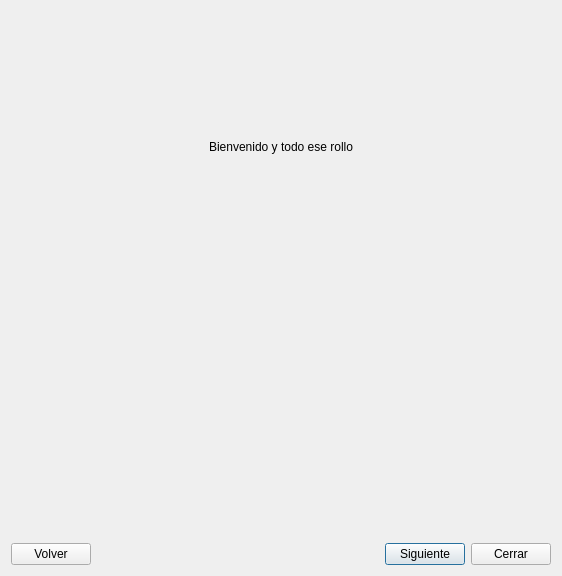
<?xml version="1.0" encoding="UTF-8"?>
<ui version="4.0">
 <class>importDialog</class>
 <widget class="QDialog" name="importDialog">
  <property name="geometry">
   <rect>
    <x>0</x>
    <y>0</y>
    <width>562</width>
    <height>576</height>
   </rect>
  </property>
  <property name="windowTitle">
   <string>importDialog</string>
  </property>
  <layout class="QVBoxLayout" name="verticalLayout_4">
   <item>
    <widget class="QStackedWidget" name="stackedWidget">
     <property name="currentIndex">
      <number>0</number>
     </property>
     <widget class="QWidget" name="page">
      <layout class="QVBoxLayout" name="verticalLayout">
       <item>
        <widget class="QLabel" name="label_4">
         <property name="text">
          <string>Bienvenido y todo ese rollo</string>
         </property>
         <property name="alignment">
          <set>Qt::AlignCenter</set>
         </property>
        </widget>
       </item>
       <item>
        <widget class="QLabel" name="label_18">
         <property name="text">
          <string/>
         </property>
         <property name="pixmap">
          <pixmap>../../logoMaya2.fw.png</pixmap>
         </property>
        </widget>
       </item>
      </layout>
     </widget>
     <widget class="QWidget" name="page_4">
      <layout class="QGridLayout" name="gridLayout_4">
       <item row="3" column="0" colspan="2">
        <widget class="QLineEdit" name="txtRutaConta"/>
       </item>
       <item row="1" column="2">
        <widget class="QToolButton" name="btnSearchBD">
         <property name="sizePolicy">
          <sizepolicy hsizetype="Preferred" vsizetype="Preferred">
           <horstretch>0</horstretch>
           <verstretch>0</verstretch>
          </sizepolicy>
         </property>
         <property name="maximumSize">
          <size>
           <width>30</width>
           <height>16777215</height>
          </size>
         </property>
         <property name="text">
          <string>...</string>
         </property>
         <property name="arrowType">
          <enum>Qt::NoArrow</enum>
         </property>
        </widget>
       </item>
       <item row="1" column="0" colspan="2">
        <widget class="QLineEdit" name="txtRutaBD">
         <property name="text">
          <string/>
         </property>
        </widget>
       </item>
       <item row="0" column="0" colspan="3">
        <widget class="QLabel" name="label_6">
         <property name="text">
          <string>Indique la ruta de acceso a la base de datos de FacturaPlus (carpeta GES2012)</string>
         </property>
        </widget>
       </item>
       <item row="5" column="0" colspan="3">
        <widget class="QListView" name="listViewFP"/>
       </item>
       <item row="4" column="1" colspan="2">
        <spacer name="horizontalSpacer_2">
         <property name="orientation">
          <enum>Qt::Horizontal</enum>
         </property>
         <property name="sizeHint" stdset="0">
          <size>
           <width>258</width>
           <height>20</height>
          </size>
         </property>
        </spacer>
       </item>
       <item row="4" column="0">
        <widget class="QPushButton" name="btnConectFP">
         <property name="maximumSize">
          <size>
           <width>100</width>
           <height>16777215</height>
          </size>
         </property>
         <property name="text">
          <string>Conectar</string>
         </property>
        </widget>
       </item>
       <item row="3" column="2">
        <widget class="QToolButton" name="btnSearchBDConta">
         <property name="sizePolicy">
          <sizepolicy hsizetype="Preferred" vsizetype="Preferred">
           <horstretch>0</horstretch>
           <verstretch>0</verstretch>
          </sizepolicy>
         </property>
         <property name="maximumSize">
          <size>
           <width>30</width>
           <height>16777215</height>
          </size>
         </property>
         <property name="text">
          <string>...</string>
         </property>
         <property name="arrowType">
          <enum>Qt::NoArrow</enum>
         </property>
        </widget>
       </item>
       <item row="2" column="0" colspan="3">
        <widget class="QLabel" name="label_21">
         <property name="text">
          <string>Indique la ruta de acceso a la base de datos de la empresa de contabilidad (carpeta EMPxx)</string>
         </property>
        </widget>
       </item>
      </layout>
     </widget>
     <widget class="QWidget" name="page_2">
      <layout class="QGridLayout" name="gridLayout_3">
       <item row="0" column="0" colspan="2">
        <widget class="QLabel" name="label_5">
         <property name="text">
          <string>Introducca los datos de conexion con la base de dato de Maya</string>
         </property>
        </widget>
       </item>
       <item row="1" column="0">
        <widget class="QLabel" name="label">
         <property name="text">
          <string>Host</string>
         </property>
        </widget>
       </item>
       <item row="1" column="1">
        <widget class="QLineEdit" name="txtHost">
         <property name="text">
          <string/>
         </property>
        </widget>
       </item>
       <item row="2" column="0">
        <widget class="QLabel" name="label_2">
         <property name="text">
          <string>Usuario</string>
         </property>
        </widget>
       </item>
       <item row="2" column="1">
        <widget class="QLineEdit" name="txtUser">
         <property name="text">
          <string/>
         </property>
        </widget>
       </item>
       <item row="3" column="0">
        <widget class="QLabel" name="label_3">
         <property name="text">
          <string>Password</string>
         </property>
        </widget>
       </item>
       <item row="3" column="1">
        <widget class="QLineEdit" name="txtPass">
         <property name="text">
          <string/>
         </property>
         <property name="echoMode">
          <enum>QLineEdit::PasswordEchoOnEdit</enum>
         </property>
        </widget>
       </item>
       <item row="4" column="0">
        <widget class="QPushButton" name="btnConectar">
         <property name="enabled">
          <bool>false</bool>
         </property>
         <property name="text">
          <string>Conectar</string>
         </property>
        </widget>
       </item>
       <item row="5" column="1">
        <spacer name="verticalSpacer_2">
         <property name="orientation">
          <enum>Qt::Vertical</enum>
         </property>
         <property name="sizeHint" stdset="0">
          <size>
           <width>20</width>
           <height>329</height>
          </size>
         </property>
        </spacer>
       </item>
      </layout>
     </widget>
     <widget class="QWidget" name="page_3">
      <layout class="QVBoxLayout" name="verticalLayout_3">
       <item>
        <widget class="QLabel" name="label_7">
         <property name="text">
          <string>Seleccione el grupo de destino o creee uno nuevo (recomendado)</string>
         </property>
        </widget>
       </item>
       <item>
        <widget class="QRadioButton" name="radioButton">
         <property name="text">
          <string>Grupo existente:</string>
         </property>
        </widget>
       </item>
       <item>
        <widget class="QFrame" name="frameExis">
         <property name="enabled">
          <bool>false</bool>
         </property>
         <property name="frameShape">
          <enum>QFrame::StyledPanel</enum>
         </property>
         <property name="frameShadow">
          <enum>QFrame::Raised</enum>
         </property>
         <layout class="QVBoxLayout" name="verticalLayout_2">
          <property name="margin">
           <number>0</number>
          </property>
          <item>
           <widget class="QListView" name="listView"/>
          </item>
         </layout>
        </widget>
       </item>
       <item>
        <widget class="QRadioButton" name="radioButton_2">
         <property name="text">
          <string>Crear nuevo grupo (recomendado)</string>
         </property>
         <property name="checked">
          <bool>true</bool>
         </property>
        </widget>
       </item>
       <item>
        <widget class="QFrame" name="frameNew">
         <property name="frameShape">
          <enum>QFrame::StyledPanel</enum>
         </property>
         <property name="frameShadow">
          <enum>QFrame::Raised</enum>
         </property>
         <layout class="QFormLayout" name="formLayout">
          <property name="fieldGrowthPolicy">
           <enum>QFormLayout::AllNonFixedFieldsGrow</enum>
          </property>
          <property name="margin">
           <number>0</number>
          </property>
          <item row="0" column="0">
           <widget class="QLabel" name="label_8">
            <property name="text">
             <string>Nombre del grupo</string>
            </property>
           </widget>
          </item>
          <item row="0" column="1">
           <widget class="QLineEdit" name="txtNewGName">
            <property name="text">
             <string/>
            </property>
           </widget>
          </item>
          <item row="1" column="0">
           <widget class="QLabel" name="label_9">
            <property name="text">
             <string>Host</string>
            </property>
           </widget>
          </item>
          <item row="1" column="1">
           <widget class="QLineEdit" name="txtNewGHost"/>
          </item>
          <item row="2" column="0">
           <widget class="QLabel" name="label_10">
            <property name="text">
             <string>Usuario</string>
            </property>
           </widget>
          </item>
          <item row="2" column="1">
           <widget class="QLineEdit" name="txtNewGUser"/>
          </item>
          <item row="3" column="0">
           <widget class="QLabel" name="label_11">
            <property name="text">
             <string>Password</string>
            </property>
           </widget>
          </item>
          <item row="3" column="1">
           <widget class="QLineEdit" name="txtNewGPass"/>
          </item>
          <item row="4" column="0">
           <widget class="QLabel" name="label_12">
            <property name="text">
             <string>Puerto</string>
            </property>
           </widget>
          </item>
          <item row="4" column="1">
           <widget class="QLineEdit" name="txtNewGPort"/>
          </item>
          <item row="5" column="1">
           <widget class="QPushButton" name="btnTestNewGroup">
            <property name="maximumSize">
             <size>
              <width>100</width>
              <height>16777215</height>
             </size>
            </property>
            <property name="text">
             <string>Probar conexion</string>
            </property>
           </widget>
          </item>
         </layout>
        </widget>
       </item>
      </layout>
     </widget>
     <widget class="QWidget" name="page_6">
      <layout class="QVBoxLayout" name="verticalLayout_6">
       <item>
        <widget class="QLabel" name="label_13">
         <property name="text">
          <string>Seleccione las relaciones correctas</string>
         </property>
        </widget>
       </item>
       <item>
        <widget class="QLabel" name="label_19">
         <property name="text">
          <string>Divisas</string>
         </property>
        </widget>
       </item>
       <item>
        <widget class="QScrollArea" name="scrollArea">
         <property name="widgetResizable">
          <bool>true</bool>
         </property>
         <widget class="QWidget" name="scrollAreaWidgetContents">
          <property name="geometry">
           <rect>
            <x>0</x>
            <y>0</y>
            <width>63</width>
            <height>16</height>
           </rect>
          </property>
         </widget>
        </widget>
       </item>
      </layout>
     </widget>
     <widget class="QWidget" name="page_7">
      <layout class="QVBoxLayout" name="verticalLayout_7">
       <item>
        <widget class="QLabel" name="label_14">
         <property name="text">
          <string>Seleccione las relaciones correctas</string>
         </property>
        </widget>
       </item>
       <item>
        <widget class="QLabel" name="label_22">
         <property name="text">
          <string>Iva</string>
         </property>
        </widget>
       </item>
       <item>
        <widget class="QScrollArea" name="scrollIva">
         <property name="widgetResizable">
          <bool>true</bool>
         </property>
         <widget class="QWidget" name="scrollAreaWidgetContents_2">
          <property name="geometry">
           <rect>
            <x>0</x>
            <y>0</y>
            <width>63</width>
            <height>16</height>
           </rect>
          </property>
         </widget>
        </widget>
       </item>
      </layout>
     </widget>
     <widget class="QWidget" name="page_8">
      <layout class="QVBoxLayout" name="verticalLayout_8">
       <item>
        <widget class="QLabel" name="label_15">
         <property name="text">
          <string>Seleccione las relaciones correctas</string>
         </property>
        </widget>
       </item>
       <item>
        <widget class="QLabel" name="label_23">
         <property name="text">
          <string>Paises</string>
         </property>
        </widget>
       </item>
       <item>
        <widget class="QScrollArea" name="scrollPaises">
         <property name="widgetResizable">
          <bool>true</bool>
         </property>
         <widget class="QWidget" name="scrollAreaWidgetContents_3">
          <property name="geometry">
           <rect>
            <x>0</x>
            <y>0</y>
            <width>63</width>
            <height>16</height>
           </rect>
          </property>
         </widget>
        </widget>
       </item>
      </layout>
     </widget>
     <widget class="QWidget" name="page_5">
      <layout class="QVBoxLayout" name="verticalLayout_5">
       <item>
        <widget class="QLabel" name="label_20">
         <property name="text">
          <string>Puede comenzar con la importación. 
Esto va a tardar de cojones...</string>
         </property>
        </widget>
       </item>
       <item>
        <spacer name="verticalSpacer_4">
         <property name="orientation">
          <enum>Qt::Vertical</enum>
         </property>
         <property name="sizeHint" stdset="0">
          <size>
           <width>20</width>
           <height>376</height>
          </size>
         </property>
        </spacer>
       </item>
      </layout>
     </widget>
    </widget>
   </item>
   <item>
    <layout class="QHBoxLayout" name="horizontalLayout_2">
     <item>
      <widget class="QPushButton" name="btnVolver">
       <property name="text">
        <string>Volver</string>
       </property>
       <property name="autoDefault">
        <bool>false</bool>
       </property>
      </widget>
     </item>
     <item>
      <spacer name="horizontalSpacer">
       <property name="orientation">
        <enum>Qt::Horizontal</enum>
       </property>
       <property name="sizeHint" stdset="0">
        <size>
         <width>108</width>
         <height>20</height>
        </size>
       </property>
      </spacer>
     </item>
     <item>
      <widget class="QPushButton" name="btnImportar">
       <property name="enabled">
        <bool>true</bool>
       </property>
       <property name="text">
        <string>Siguiente</string>
       </property>
       <property name="default">
        <bool>true</bool>
       </property>
      </widget>
     </item>
     <item>
      <widget class="QPushButton" name="pushButton_2">
       <property name="text">
        <string>Cerrar</string>
       </property>
       <property name="autoDefault">
        <bool>false</bool>
       </property>
       <property name="default">
        <bool>false</bool>
       </property>
      </widget>
     </item>
    </layout>
   </item>
  </layout>
 </widget>
 <layoutdefault spacing="6" margin="11"/>
 <tabstops>
  <tabstop>listView</tabstop>
 </tabstops>
 <resources/>
 <connections>
  <connection>
   <sender>pushButton_2</sender>
   <signal>clicked()</signal>
   <receiver>importDialog</receiver>
   <slot>reject()</slot>
   <hints>
    <hint type="sourcelabel">
     <x>392</x>
     <y>514</y>
    </hint>
    <hint type="destinationlabel">
     <x>396</x>
     <y>276</y>
    </hint>
   </hints>
  </connection>
 </connections>
</ui>
